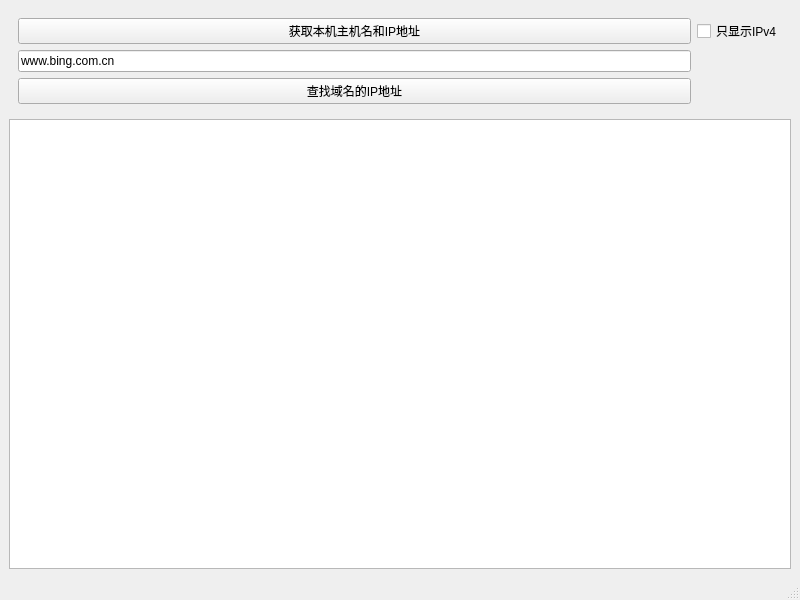
<?xml version="1.0" encoding="UTF-8"?>
<ui version="4.0">
 <class>Qt6_QHostInfo</class>
 <widget class="QMainWindow" name="Qt6_QHostInfo">
  <property name="geometry">
   <rect>
    <x>0</x>
    <y>0</y>
    <width>800</width>
    <height>600</height>
   </rect>
  </property>
  <property name="windowTitle">
   <string>Qt6_QHostInfo</string>
  </property>
  <widget class="QWidget" name="W_Central">
   <layout class="QVBoxLayout" name="verticalLayout_2">
    <item>
     <widget class="QWidget" name="W_Button" native="true">
      <layout class="QGridLayout" name="gridLayout">
       <item row="0" column="0">
        <widget class="QPushButton" name="PB_HostInfo">
         <property name="text">
          <string>获取本机主机名和IP地址</string>
         </property>
        </widget>
       </item>
       <item row="0" column="1">
        <widget class="QCheckBox" name="CB_IPv4">
         <property name="text">
          <string>只显示IPv4</string>
         </property>
        </widget>
       </item>
       <item row="1" column="0">
        <widget class="QLineEdit" name="LE_Domain">
         <property name="text">
          <string>www.bing.com.cn</string>
         </property>
        </widget>
       </item>
       <item row="2" column="0">
        <widget class="QPushButton" name="PB_Lookup">
         <property name="text">
          <string>查找域名的IP地址</string>
         </property>
        </widget>
       </item>
      </layout>
     </widget>
    </item>
    <item>
     <widget class="QPlainTextEdit" name="PTE_Message"/>
    </item>
   </layout>
  </widget>
  <widget class="QMenuBar" name="MB_Menu">
   <property name="geometry">
    <rect>
     <x>0</x>
     <y>0</y>
     <width>800</width>
     <height>30</height>
    </rect>
   </property>
  </widget>
  <widget class="QStatusBar" name="SB_Status"/>
 </widget>
 <resources/>
 <connections/>
</ui>
